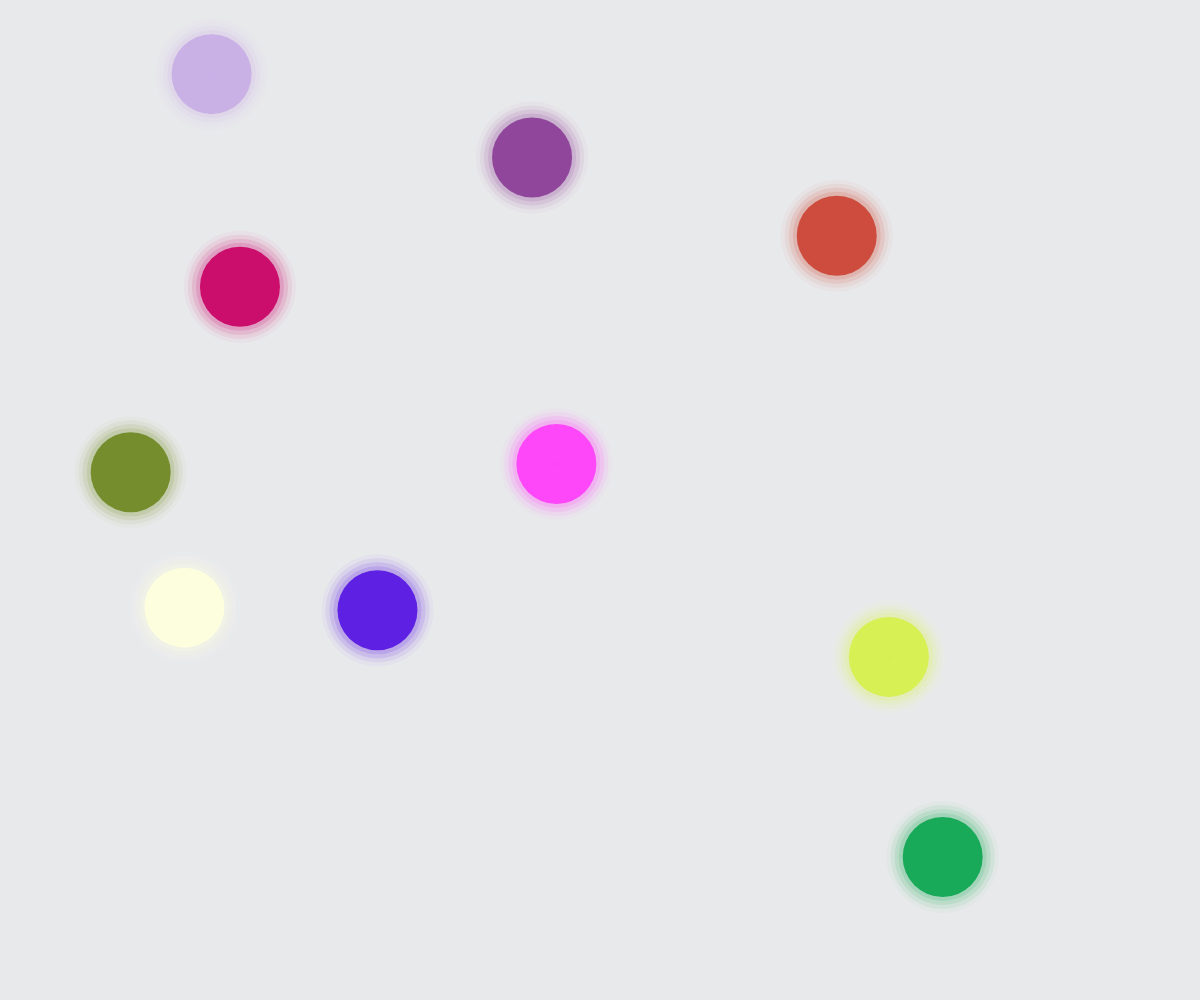
Frame 1 (no input)
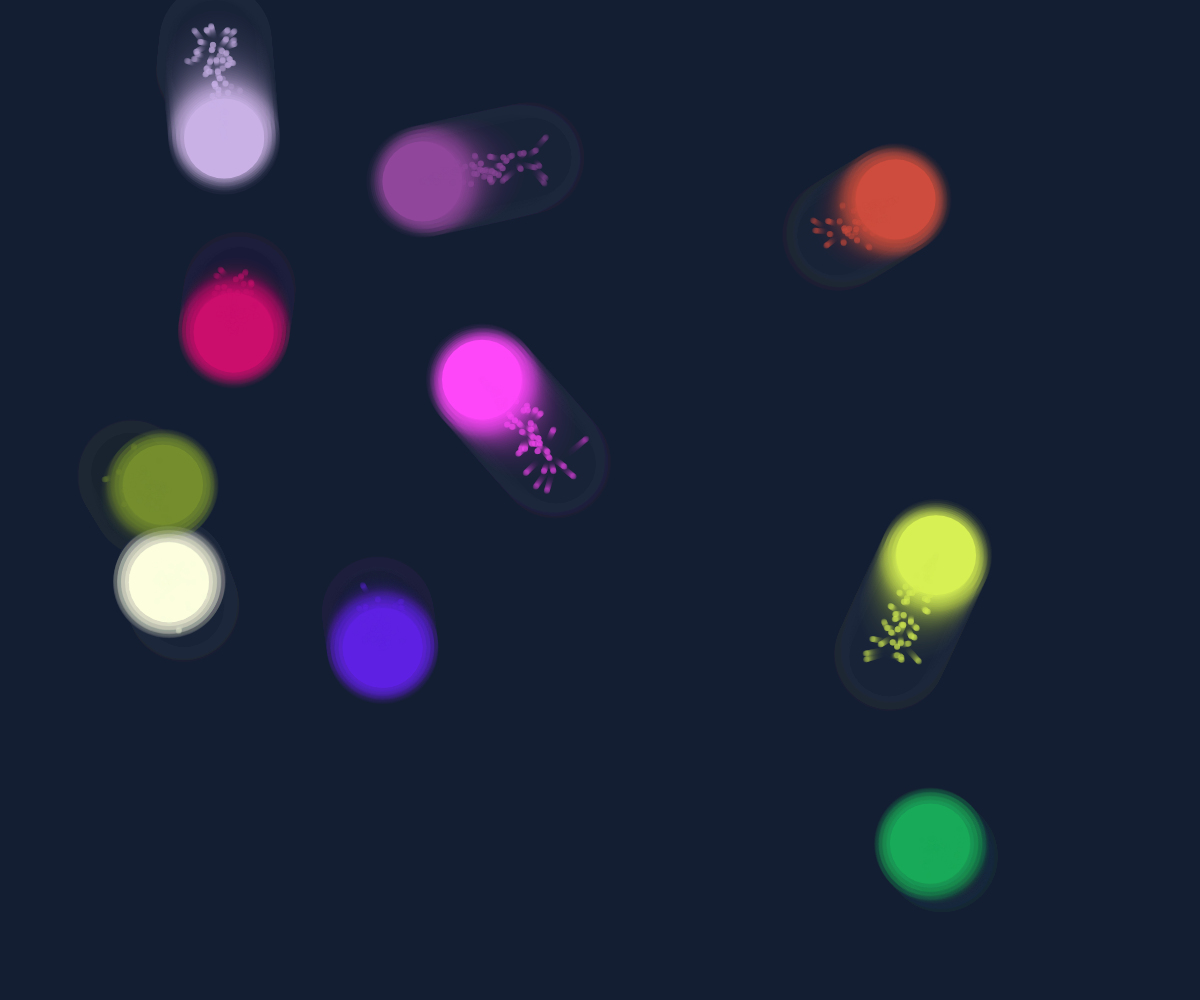
Frame 60 (no input)
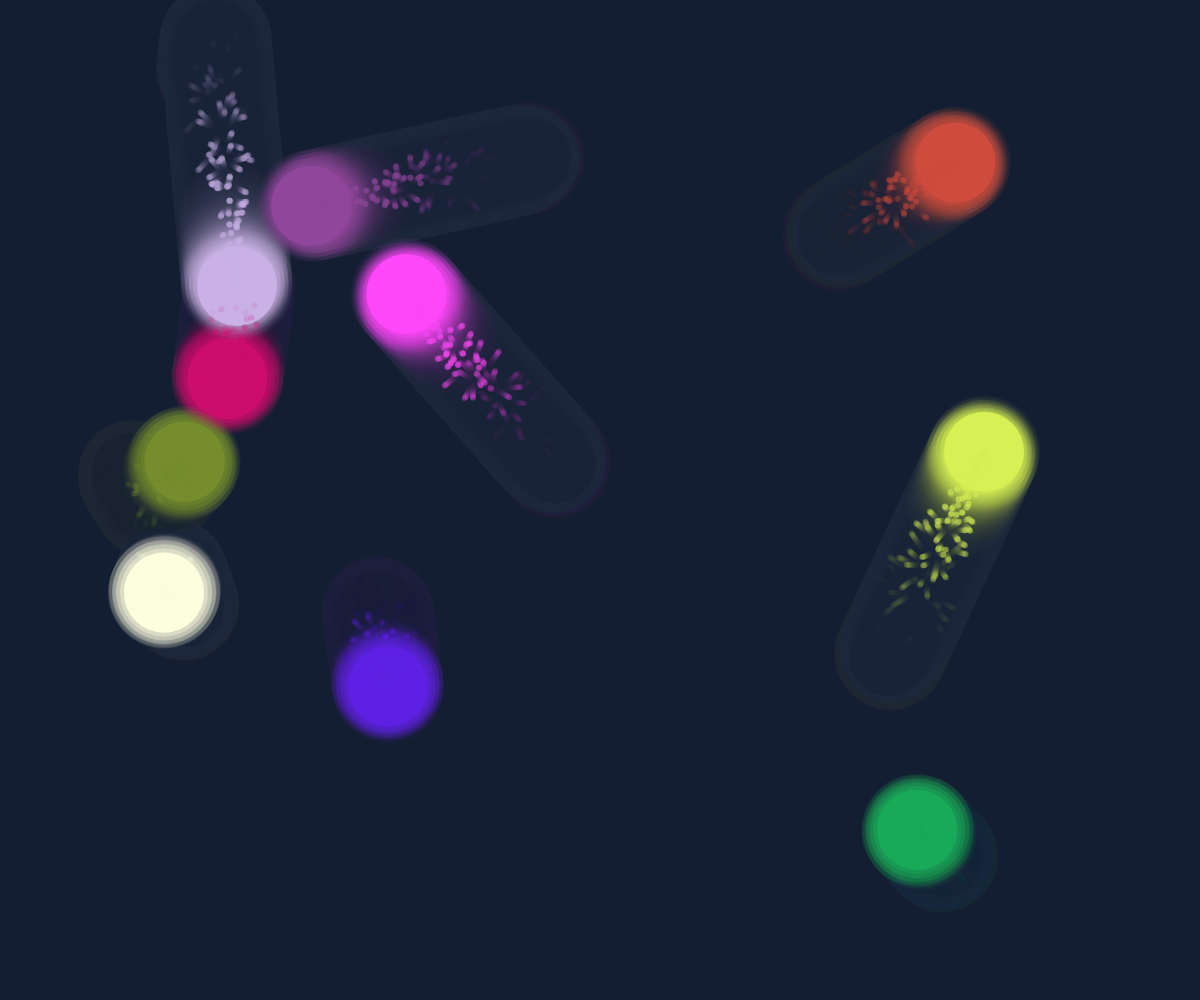
Frame 120 (the mouse pressed at the canvas centre since frame 60)

The p5.js sketch that drew these frames (run headless with seeded random() and noise() and a simulated clock; from frame 60 on, the mouse is pressed at the canvas centre):

// p5.js sketch
// ── sketch.js
let spots = [];
let particles = [];

function setup() {
  createCanvas(windowWidth, windowHeight);
  // Створюємо декілька плямок, уникаючи початкового розташування занадто близько до країв
  for (let i = 0; i < 10; i++) {
    spots.push(new Spot(random(50, width - 50), random(50, height - 50), random(-2, 2), random(-2, 2)));
  }
  noStroke();
}

function draw() {
  // Малюємо фон із злегка прозорим чорним відтінком, щоб залишався слід руху
  background(20, 30, 50, 25);

  // Оновлюємо та відображаємо кожну плямку
  for (let spot of spots) {
    spot.update();
    spot.display();
  }
  
  // Оновлюємо та відображаємо частинки
  for (let i = particles.length - 1; i >= 0; i--) {
    particles[i].update();
    particles[i].display();
    if (particles[i].lifespan <= 0) {
      particles.splice(i, 1);
    }
  }
  
  // Обробка зіткнень між плямками
  handleCollisions();
}

function mousePressed() {
  // При кліку перевіряємо чи натиснута плямка, і якщо так – запускаємо її обробку кліку
  for (let spot of spots) {
    spot.handleClick(mouseX, mouseY);
  }
}

function touchEnded() {
  // При кліку перевіряємо чи натиснута плямка, і якщо так – запускаємо її обробку кліку
  for (let spot of spots) {
    spot.handleClick(mouseX, mouseY);
  }
}

function handleCollisions() {
  for (let i = 0; i < spots.length; i++) {
    for (let j = i + 1; j < spots.length; j++) {
      let spotA = spots[i];
      let spotB = spots[j];
      let d = p5.Vector.dist(spotA.pos, spotB.pos);
      let minDist = spotA.radius + spotB.radius;
      if (d < minDist) {
        // Обчислюємо перекриття та напрямок для розштовхування
        let overlap = minDist - d;
        let direction = p5.Vector.sub(spotA.pos, spotB.pos).normalize();
        let shift = direction.copy().mult(overlap / 2);
        spotA.pos.add(shift);
        spotB.pos.sub(shift);
        // Додаємо легке відштовхування
        spotA.vel.add(direction.copy().mult(0.5));
        spotB.vel.sub(direction.copy().mult(0.5));
      }
    }
  }
}

// Клас для плямки
class Spot {
  constructor(x, y, vx, vy) {
    this.pos = createVector(x, y);
    this.vel = createVector(vx, vy);
    this.radius = 40;
    // Початковий та цільовий кольори для плавної зміни
    this.startColor = color(random(255), random(255), random(255));
    this.targetColor = this.startColor;
    this.progress = 1;
  }

  update() {
    this.pos.add(this.vel);

    // Перевірка країв холста – коригуємо позицію та швидкість
    if (this.pos.x < this.radius) {
      this.pos.x = this.radius;
      this.vel.x *= -1;
      this.vel.x += random(0.5, 1);
    }
    if (this.pos.x > width - this.radius) {
      this.pos.x = width - this.radius;
      this.vel.x *= -1;
      this.vel.x -= random(0.5, 1);
    }
    if (this.pos.y < this.radius) {
      this.pos.y = this.radius;
      this.vel.y *= -1;
      this.vel.y += random(0.5, 1);
    }
    if (this.pos.y > height - this.radius) {
      this.pos.y = height - this.radius;
      this.vel.y *= -1;
      this.vel.y -= random(0.5, 1);
    }

    // Плавна зміна кольору
    if (this.progress < 1) {
      this.progress += 0.02;
      if (this.progress > 1) this.progress = 1;
    }
    
    // Створюємо trail-частинки (щоб додати ефект світлового сліду)
    particles.push(new Particle(this.pos.x, this.pos.y, this.getCurrentColor(), false));
  }

  display() {
    let currentColor = lerpColor(this.startColor, this.targetColor, this.progress);
    
    // Малюємо основне коло
    fill(currentColor);
    ellipse(this.pos.x, this.pos.y, this.radius * 2);
    
    // Додаємо ефект "глоу" – кілька розмитих кіл навколо
    for (let i = 1; i <= 5; i++) {
      fill(red(currentColor), green(currentColor), blue(currentColor), 50 - i * 10);
      ellipse(this.pos.x, this.pos.y, this.radius * 2 + i * 8);
    }
  }

  getCurrentColor() {
    return lerpColor(this.startColor, this.targetColor, this.progress);
  }

  // Обробка кліку: додаємо імпульс залежно від відстані та запускаємо зміну кольору
  handleClick(mx, my) {
    let d = dist(mx, my, this.pos.x, this.pos.y);
    if (d < this.radius) {
      // Обчислюємо напрямок імпульсу: від точки кліку до центру плямки
      let clickPoint = createVector(mx, my);
      let impulseDir = p5.Vector.sub(this.pos, clickPoint);
      let impulseMagnitude = impulseDir.mag();
      impulseDir.normalize();
      // Масштабуємо імпульс – чим далі від центру, тим сильніше
      let impulse = impulseDir.mult(impulseMagnitude * 0.1);
      this.vel.add(impulse);
      
      // При кліку випускаємо спалах частинок
      for (let i = 0; i < 20; i++) {
        particles.push(new Particle(this.pos.x, this.pos.y, this.getCurrentColor(), true));
      }
      
      // Запускаємо зміну кольору
      this.startColor = lerpColor(this.startColor, this.targetColor, this.progress);
      this.targetColor = color(random(255), random(255), random(255));
      this.progress = 0;
    }
  }
}

// Клас для частинок
class Particle {
  // burst: true – вибухові (при кліку), false – trail-частинки
  constructor(x, y, col, burst = false) {
    this.pos = createVector(x, y);
    if (burst) {
      // При вибухових частинках задаємо випадковий напрямок і швидкість
      let angle = random(TWO_PI);
      let speed = random(1, 3);
      this.vel = p5.Vector.fromAngle(angle).mult(speed);
      this.lifespan = 255;
      this.size = random(6, 10);
    } else {
      // Для trail-частинок – повільне дрейфування
      this.vel = createVector(random(-0.5, 0.5), random(-0.5, 0.5));
      this.lifespan = 150;
      this.size = 6;
    }
    this.col = col;
  }
  
  update() {
    this.pos.add(this.vel);
    this.lifespan -= 2;
  }
  
  display() {
    noStroke();
    fill(red(this.col), green(this.col), blue(this.col), this.lifespan);
    ellipse(this.pos.x, this.pos.y, this.size);
  }
}
